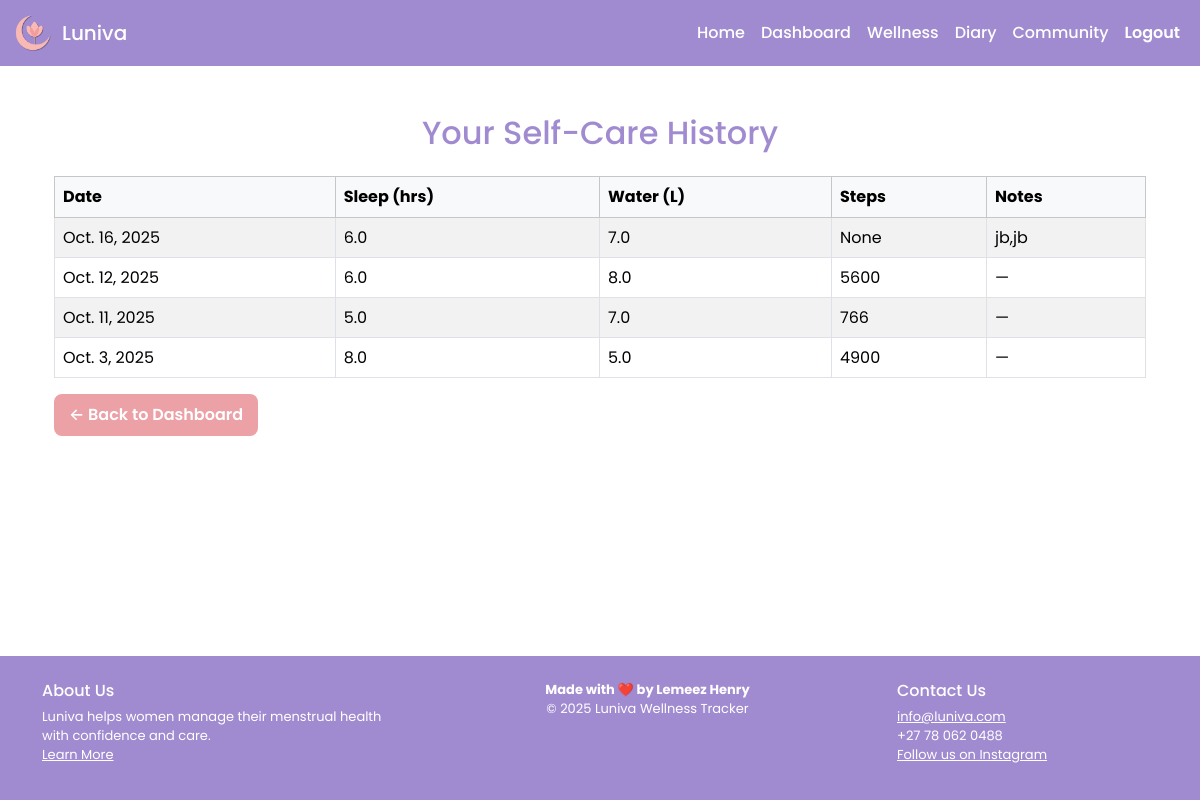
The app's page /selfcare/history/ (signed in) with its own data.
### tracker/models.py (models this page shows, shortened)
class SelfCareEntry(models.Model):
    user = models.ForeignKey(User, on_delete=models.CASCADE)
    date = models.DateField()
    sleep_hours = models.DecimalField(max_digits=4, decimal_places=1)
    energy_level = models.CharField(
        max_length=10,
        choices=[('Low', 'Low'), ('Moderate', 'Moderate'), ('High', 'High')],
        default='Moderate'
    )
    water_litres = models.DecimalField(max_digits=4, decimal_places=1)
    steps = models.PositiveIntegerField(blank=True, null=True)  # <-- FIXED
    notes = models.TextField(blank=True)

### tracker/views.py (the view)
# urls.py: path('selfcare/history/', views.selfcare_tracker, name='selfcare_tracker'),
@login_required
def selfcare_tracker(request):
    entries = SelfCareEntry.objects.filter(user=request.user).order_by('-date')
    return render(request, "tracker/pages/selfcare_tracker.html", {"entries": entries})

### tracker/templates/tracker/pages/selfcare_tracker.html
{% extends "tracker/base.html" %}
{% block content %}
<div class="container mt-4">
  <h2 class="text-center mb-4" style="color: #A18BD0;"> Your Self-Care History</h2>
  {% if entries %}
    <div class="table-responsive">
      <table class="table table-bordered table-striped">
        <thead class="table-light">
          <tr>
            <th>Date</th>
            <th>Sleep (hrs)</th>
            <th>Water (L)</th>
            <th>Steps</th>
            <th>Notes</th>
          </tr>
        </thead>
        <tbody>
          {% for entry in entries %}
          <tr>
            <td>{{ entry.date }}</td>
            <td>{{ entry.sleep_hours }}</td>
            <td>{{ entry.water_litres }}</td>
            <td>{{ entry.steps }}</td>
            <td>{{ entry.notes|default:"—" }}</td>
          </tr>
          {% endfor %}
        </tbody>
      </table>
    </div>
      <div>           <a href="{% url 'dashboard' %}" class="btn" style="background-color: #ECA1A6; color: #fff;">← Back to Dashboard </a></div>
  {% else %}
    <p class="text-muted text-center">No self-care entries yet.</p>
  {% endif %}
</div>
{% endblock %}

### tracker/static/css/main.css (style rules this page uses)
:root { --primary: #A18BD0; --secondary: #ECA1A6; --tertiary: #eaed9c; --blue: #a6eef7; --green: #bdecbc; --dark: #2D3142; --light: #FFFFFF; --panel: #FFF9FF; --panel-2: #F8F4FB; --card-border: #E6DFF6; --shadow: rgba(45,49,66,0.06); --radius: 10px; --gap: 16px; --max-width-content: 1100px; --font-sans: 'Poppins', 'Segoe UI', system-ui, -apple-system, Roboto, 'Helvetica Neue', Arial; }
html, body { height: 100%; }
body { min-height: 100vh; display: flex; flex-direction: column; background-color: var(--light); color: var(--dark); font-family: var(--font-sans); margin: 0; line-height: 1.45; }
h1, h2, h3, h4 { color: var(--primary); margin-top: 0; }
.btn { transition: background-color .25s ease, color .25s ease; border-radius: 8px; padding: 8px 14px; font-weight: 600; }
a { transition: background-color .25s ease, color .25s ease; }

### records on screen
SelfCareEntry: date "Oct. 16, 2025", sleep_hours "6.0", water_litres "7.0", steps "None", notes "jb,jb"
SelfCareEntry: date "Oct. 12, 2025", sleep_hours "6.0", water_litres "8.0", steps "5600", notes "—"
SelfCareEntry: date "Oct. 11, 2025", sleep_hours "5.0", water_litres "7.0", steps "766", notes "—"
SelfCareEntry: date "Oct. 3, 2025", sleep_hours "8.0", water_litres "5.0", steps "4900", notes "—"
